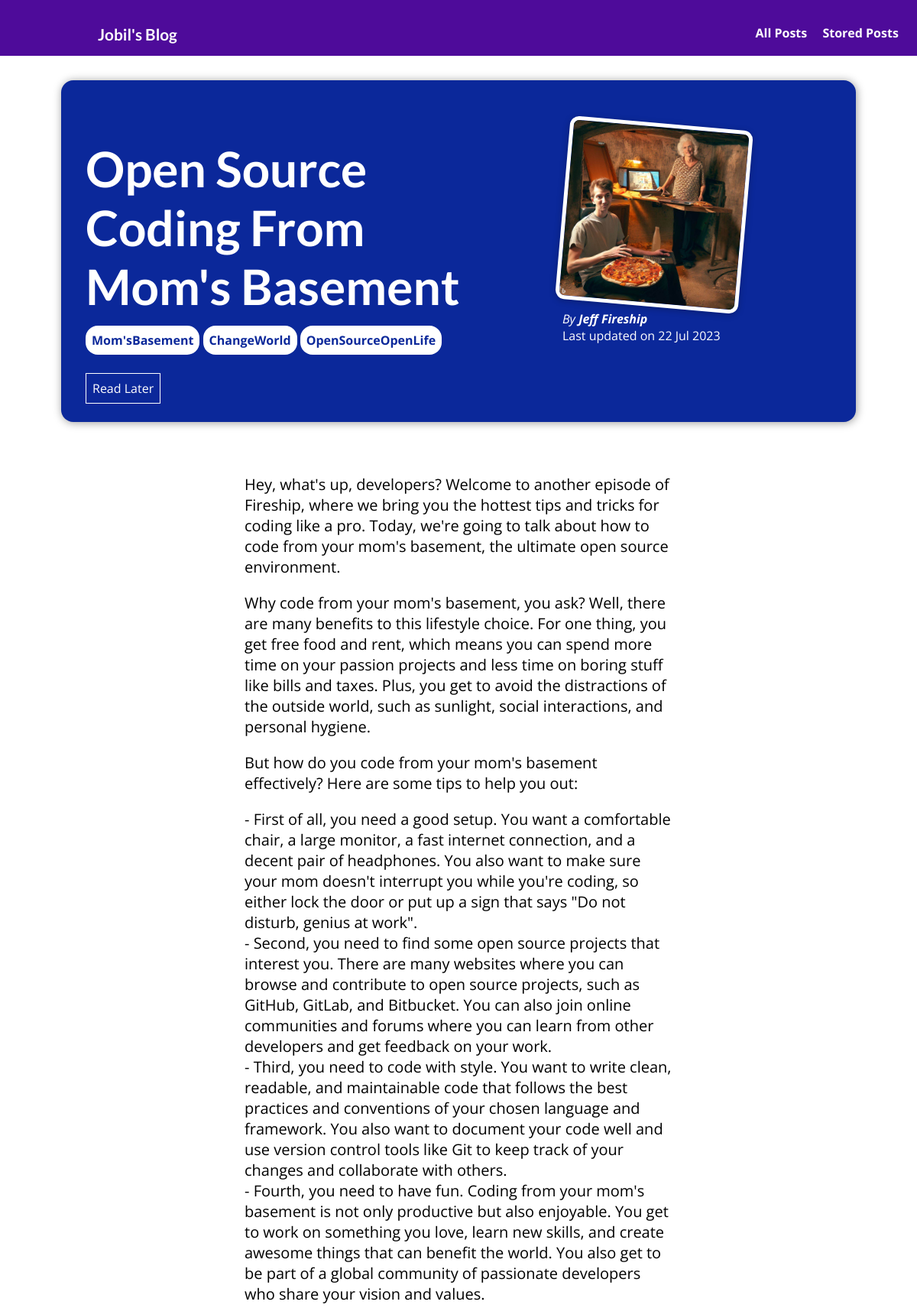
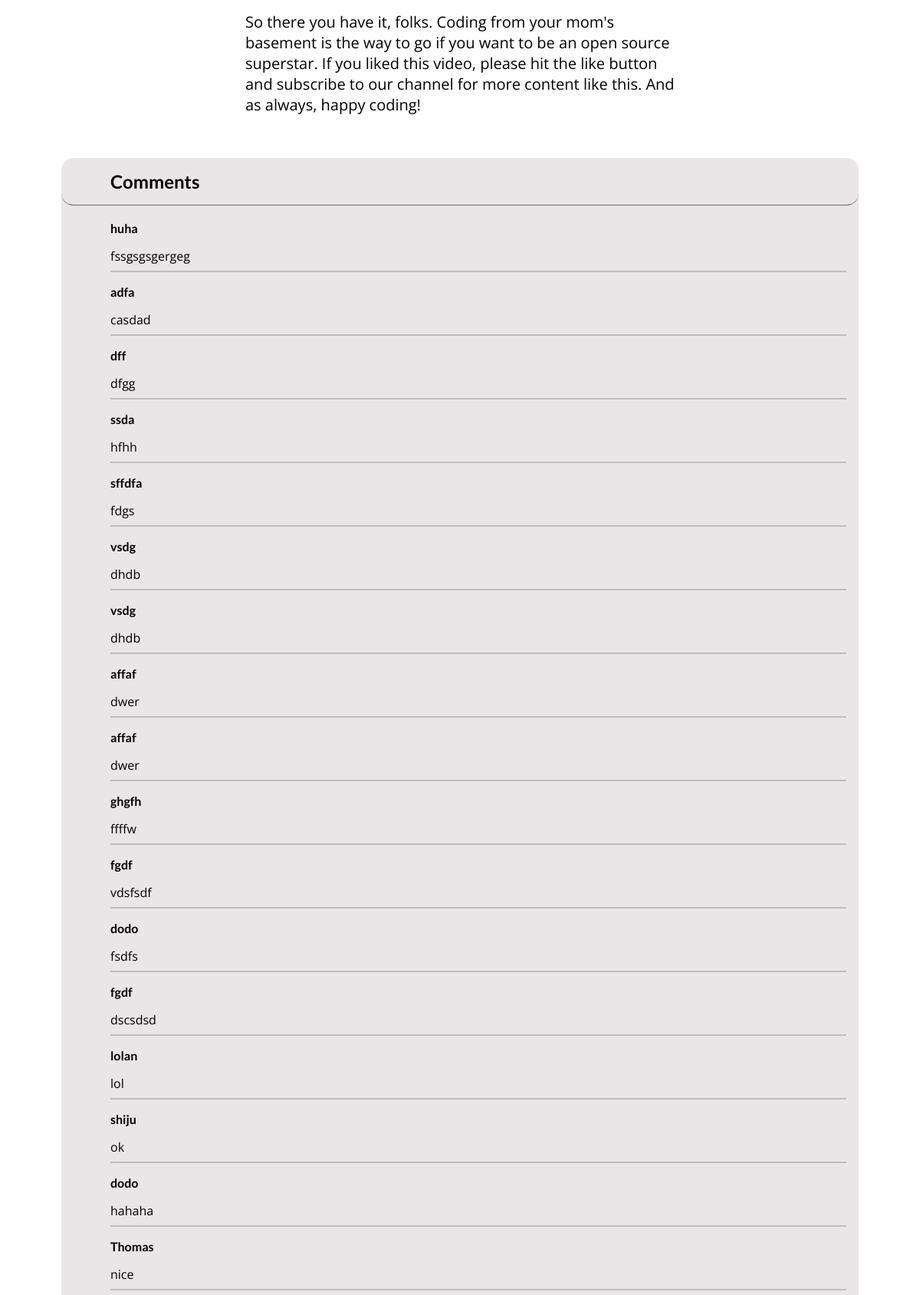
/posts/open-source-coding-from-moms-basement (upper part), run on the app's committed database (2 pictures, top to bottom).
### blog/models.py (models this page shows, shortened)
class Post(models.Model):
    title = models.CharField(max_length=50)
    date = models.DateField(auto_now=True)
    image = models.ImageField(upload_to="post_images/")
    author = models.ForeignKey(Author, on_delete=models.CASCADE, null=True, related_name="posts")
    excerpt = models.CharField(max_length=400)
    content = models.TextField()
    slug = models.SlugField(default="", null=False, db_index=True)
    tags = models.ManyToManyField(Tag)

class Tag(models.Model):
    name = models.CharField(max_length=30)

class Author(models.Model):
    first_name = models.CharField(max_length=100)
    last_name = models.CharField(max_length=100)
    def full_name(self):
        return f"{self.first_name} {self.last_name}"
    def __str__(self):
        return self.full_name()

class Comment(models.Model):
    user_name = models.CharField(max_length=100)
    email = models.EmailField(max_length=100)
    comment = models.TextField(max_length=300)
    post = models.ForeignKey(Post, on_delete=models.CASCADE, related_name="comments")

### blog/views.py (the view, shortened to what this page needs)
# urls.py: path("posts/<slug:slug>", views.postDetailView.as_view(), name="post-detail-page")
class postDetailView(View):
     def is_stored_post(self, request, post_id):
          stored_posts = request.session.get("stored_posts")
          if stored_posts is not None:
               is_saved_for_later = post_id in stored_posts
          else:
               is_saved_for_later = False
          return is_saved_for_later
     def get(self, request, slug):
          post = Post.objects.get(slug=slug)
          form = commentForm()
          return render(request, "blog/post_detail.html", {
               "post": post,
               "form": form,
               "comments": post.comments.all().order_by("-id"),
               "saved_for_later": self.is_stored_post(request, post.id)
          })

### blog/templates/blog/post_detail.html (shortened to what this page needs)
{% extends 'blog/base.html' %}
{% load static %}
{% block css_files %}
<link rel="stylesheet" href="{% static "blog/post_detail.css" %}"/>
{% endblock css_files %}
{% block contents %}
<section id="post-header">
    <div id="post-header-left">
        <h2>{{post.title | title}}</h2>
        <div id="tag-div">
            {% for tag in post.tags.all %}
              <span class="tag">{{ tag.name }}</span>
            {% endfor %}
        </div>
        <form action="{% url "read-later" %}" method="POST" id="read-later">
            <button>
                {% if saved_for_later %}
                Remove from "Read Later"
                {% else %}
                Read Later
                {% endif %}
            </button>
        </form>
    </div>
    <div id="post-header-right">
        <img src="{{ post.image.url }}" alt="{{ post.title }}">
        <address>By <a href="mailto:{{ post.author.email_address }}">{{ post.author }}</a></address>
     <div id="time">Last updated on <time>{{ post.date|date:"d M Y" }}</time></div>
    </div>
</section>
<main id="post-content">
    <p>{{post.content | linebreaks}}</p>
</main>
<section id="comment-section">
    <h1>Comments</h1>
    <ul id="comment-box">
    {% for comment in comments  %}
    <li>
        <h2>{{ comment.user_name}}</h2>
        <p>{{ comment.comment }}</p>
    </li>
    {% endfor %}
    </ul>
</section>
{% endblock contents %}

### blog/static/blog/style.css (style rules this page uses)
* { box-sizing: border-box; }
html { font-family: 'Open Sans', 'Lato', sans-serif; }
body { margin: 0; }
h1, h2, h3 { font-family: 'Lato', sans-serif; font-weight: bold; }
#post-content { padding: 10rem; }

### blog/static/blog/post_detail.css (style rules this page uses)
#post-header { display: flex; background-color: rgb(11, 40, 154); margin: 2rem 5rem; border-radius: 1rem; box-shadow: 1px 1px 12px rgba(0, 0, 0, 0.4); padding: 1.5rem 2rem; color: white; }
#post-header-right { margin-inline-start: auto; padding: 2rem 7rem; }
#post-header-right img { width: 15rem; height: 15rem; border: 5px solid white; border-radius: 12px; transform: rotateZ(5deg); box-shadow: 0 2px 8px rgba(0, 0, 0, 0.25); }
#post-header-right a { color: white; text-decoration: none; font-weight: bold; }
#post-header-left h2 { font-size: 4rem; }
#tag-div { margin-top: -2rem; }
.tag { padding: 0.5rem; color: rgb(11, 40, 154); background-color: white; border-radius: 1rem; font-weight: bold; }
#read-later { margin-top: 2rem; }
#read-later button { background-color: transparent; border: 1px solid white; padding: 0.5rem 0.5rem; font: inherit; color: white; cursor: pointer; }
#post-content { padding: 1rem 20rem; font-size: 1.25rem; }
#comment-section { background-color: rgb(232, 230, 230); border-radius: 1rem; margin: 0rem 5rem; }
#comment-section h1 { padding: 1rem 4rem; border-bottom: 1px solid rgb(104, 103, 103); border-radius: 1rem; }
#comment-box { list-style: none; padding: 0rem 1rem 0rem 4rem; }
#comment-box h2 { font-size: 1rem; }
#comment-box p { padding-bottom: 0.5rem; border-bottom: 2px solid rgb(191, 189, 189); }

### data on the page
Post: title "Open Source Coding From Mom's Basement", image (picture), author "Jeff Fireship", date "22 Jul 2023", content "Hey, what's up, developers? Welcome to another episode of Fireship, where we bring you the hottest tips and tricks for coding like a pro. Today, we're going to talk about how to code from your mom's basement, the ultimate open source environment. Why code from your mom's basement, you ask? Well, there are many benefits to this lifestyle choice. For one thing, you get free food and rent, which means you can spend more time on your passion projects and less time on boring stuff like bills and taxes. Plus, you get to avoid the distractions of the outside world, such as sunlight, social interactions, and personal hygiene. But how do you code from your mom's basement effectively? Here are some…"
Tag: name "Mom'sBasement"
Tag: name "ChangeWorld"
Tag: name "OpenSourceOpenLife"
Comment: user_name "huha", comment "fssgsgsgergeg"
Comment: user_name "adfa", comment "casdad"
Comment: user_name "dff", comment "dfgg"
Comment: user_name "ssda", comment "hfhh"
Comment: user_name "sffdfa", comment "fdgs"
Comment: user_name "vsdg", comment "dhdb"
Comment: user_name "vsdg", comment "dhdb"
Comment: user_name "affaf", comment "dwer"
Comment: user_name "affaf", comment "dwer"
Comment: user_name "ghgfh", comment "ffffw"
Comment: user_name "fgdf", comment "vdsfsdf"
Comment: user_name "dodo", comment "fsdfs"
Comment: user_name "fgdf", comment "dscsdsd"
Comment: user_name "lolan", comment "lol"
Comment: user_name "shiju", comment "ok"
Comment: user_name "dodo", comment "hahaha"
Comment: user_name "Thomas", comment "nice"
